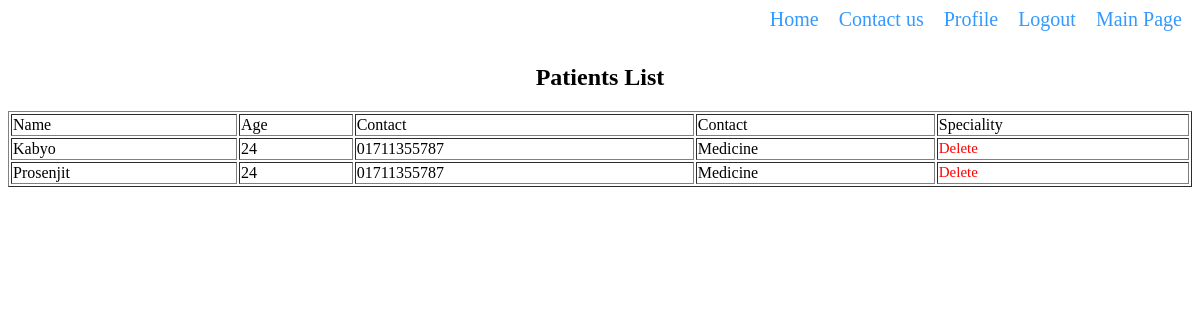
/Admin/View/patientsList.php (signed in), run on the app's committed database.
### tables this page shows
CREATE TABLE `admittedpatient` (
  `Id` int(100) NOT NULL,
  `PatientName` varchar(100) NOT NULL,
  `Age` varchar(100) NOT NULL,
  `Phone` varchar(100) NOT NULL,
  `Speciality` varchar(100) NOT NULL
);

### Admin/Model/Adminsdb.php (called while the page is built, shortened)
<?php
class Adminsdb{
 function  AllPatients($conn)
 {
$result = $conn->query("SELECT * FROM  admittedpatient");
return $result;
 }
}

### Admin/View/PatientsList.php (the view, shortened to what this page needs)
<?php
	include_once("header.php");
	include("../Model/adminsdb.php");
?>
<html>
    <head>
    <link rel="stylesheet" href="../asset/css/design3.css">
        <body>
            <center><h2>Patients List</h2>
            <table border="1">
                <tr>
                    <td>Name</td>
                    <td>Age</td>
                    <td>Contact</td>
                    <td>Contact</td>
                    <td>Speciality</td>
                </tr>
                <?php
                    $connection = new adminsdb();
                    $conobj=$connection->OpenCon();
                    $userQuery=$connection->AllPatients($conobj);
                    if ($userQuery->num_rows > 0) {
                        while($row = $userQuery->fetch_assoc()) {
                            echo "<tr>";
                            echo "<td>".$row["PatientName"]."</td>";
                            echo "<td>".$row["Age"]."</td>";
                            echo "<td>".$row["Phone"]."</td>";
                            echo "<td>".$row["Speciality"]."</td>";
                            echo "<td><a href=../Controller/DeletePatient.php?id=".$row['Id']." style='color:red;font-size:15';>Delete</a></td>";
                            echo "</tr>";
                        }
}
?>
            </table>
            </center>
        </body>
    </head>
</html>

### Admin/asset/CSS/Design3.css (style rules this page uses)
table { width: 100%; }

### Admin/View/header.php (style rules this page uses)
a { text-decoration:none; font-size:20px; color:#3399ff; }

### data on the page
admittedpatient: PatientName "Kabyo", Age "24", Phone "01711355787", Speciality "Medicine"
admittedpatient: PatientName "Prosenjit", Age "24", Phone "01711355787", Speciality "Medicine"
